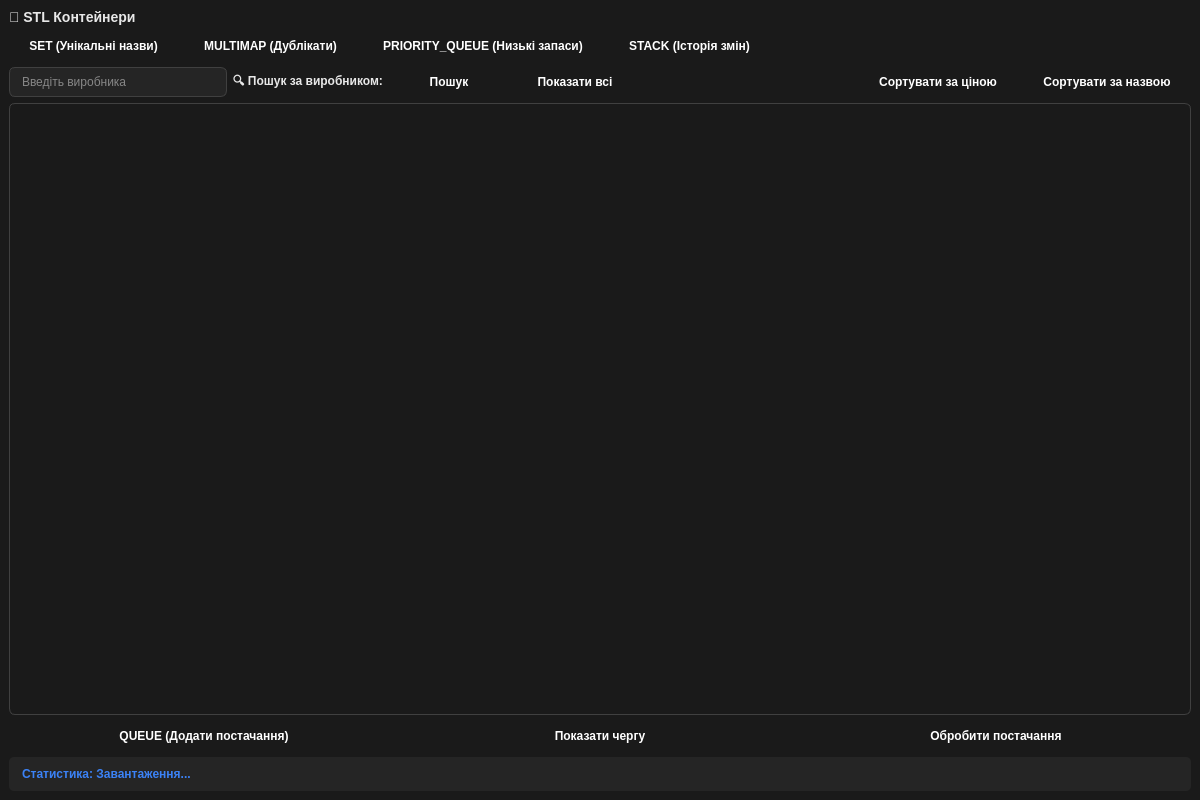
<?xml version="1.0" encoding="UTF-8"?>
<ui version="4.0">
 <class>WarehouseWindow</class>
 <widget class="QMainWindow" name="WarehouseWindow">
  <property name="geometry">
   <rect>
    <x>0</x>
    <y>0</y>
    <width>1200</width>
    <height>800</height>
   </rect>
  </property>
  <property name="windowTitle">
   <string>Система керування складом (STL Lab 8)</string>
  </property>
  <property name="styleSheet">
   <string notr="true">QMainWindow {
    background-color: #1A1A1A;
    color: #E0E0E0;
    font-family: &quot;Segoe UI&quot;, sans-serif;
    font-size: 11pt;
}

QWidget#centralwidget {
    background-color: #1A1A1A;
    border-radius: 10px;
}

QLabel {
    color: #E8E8E8;
    font-weight: bold;
}

QLineEdit {
    background-color: #252525;
    color: #E8E8E8;
    border: 1px solid #404040;
    border-radius: 6px;
    padding: 6px 10px;
    selection-background-color: #2A5599;
}
QLineEdit:focus {
    border: 1px solid #4A7BC8;
    background-color: #202020;
}

QSpinBox, QDoubleSpinBox {
    background-color: #252525;
    color: #E8E8E8;
    border: 1px solid #404040;
    border-radius: 6px;
    padding: 6px 10px;
    selection-background-color: #2A5599;
}
QSpinBox:focus, QDoubleSpinBox:focus {
    border: 1px solid #4A7BC8;
    background-color: #202020;
}

QPushButton {
    background: qlineargradient(x1:0, y1:0, x2:1, y2:1,
                                stop:0 #1E3A8A, stop:0.5 #2563EB, stop:1 #3B82F6);
    color: #FFFFFF;
    border: none;
    border-radius: 8px;
    padding: 8px 20px;
    font-weight: bold;
    min-width: 80px;
}
QPushButton:hover {
    background: qlineargradient(x1:0, y1:0, x2:1, y2:1,
                                stop:0 #2563EB, stop:0.5 #3B82F6, stop:1 #60A5FA);
    border: 4px solid #3B82F6;
    padding: 4px 16px;
}
QPushButton:pressed {
    background: qlineargradient(x1:0, y1:0, x2:1, y2:1,
                                stop:0 #1E40AF, stop:0.5 #1D4ED8, stop:1 #2563EB);
    border: none;
    padding: 8px 20px;
}

QPushButton[class=&quot;destructive&quot;] {
    background: qlineargradient(x1:0, y1:0, x2:1, y2:1,
                                stop:0 #DC2626, stop:0.5 #EF4444, stop:1 #F87171);
    color: #FFFFFF;
    border: none;
    border-radius: 8px;
    padding: 8px 20px;
    font-weight: bold;
    min-width: 80px;
}
QPushButton[class=&quot;destructive&quot;]:hover {
    background: qlineargradient(x1:0, y1:0, x2:1, y2:1,
                                stop:0 #B91C1C, stop:0.5 #DC2626, stop:1 #EF4444);
    border: 4px solid #DC2626;
    padding: 4px 16px;
}
QPushButton[class=&quot;destructive&quot;]:pressed {
    background: qlineargradient(x1:0, y1:0, x2:1, y2:1,
                                stop:0 #991B1B, stop:0.5 #B91C1C, stop:1 #DC2626);
    border: none;
    padding: 8px 20px;
}

QPushButton[class=&quot;secondary&quot;] {
    background: qlineargradient(x1:0, y1:0, x2:1, y2:1,
                                stop:0 #3F3F46, stop:0.5 #52525B, stop:1 #71717A);
    color: #FFFFFF;
    border: none;
    border-radius: 8px;
    padding: 8px 20px;
    font-weight: bold;
    min-width: 80px;
}
QPushButton[class=&quot;secondary&quot;]:hover {
    background: qlineargradient(x1:0, y1:0, x2:1, y2:1,
                                stop:0 #27272A, stop:0.5 #3F3F46, stop:1 #52525B);
    border: 4px solid #52525B;
    padding: 4px 16px;
}
QPushButton[class=&quot;secondary&quot;]:pressed {
    background: qlineargradient(x1:0, y1:0, x2:1, y2:1,
                                stop:0 #18181B, stop:0.5 #27272A, stop:1 #3F3F46);
    border: none;
    padding: 8px 20px;
}

QTableWidget {
    background-color: #1A1A1A;
    color: #D8D8D8;
    border: 1px solid #404040;
    gridline-color: #404040;
    selection-background-color: #2A5599;
    selection-color: #FFFFFF;
    border-radius: 6px;
}
QTableWidget::item {
    background-color: #1A1A1A;
    padding: 5px;
}
QTableWidget::item:selected {
    background-color: #2A5599;
}

QHeaderView::section {
    background-color: #252525;
    color: #C8C8C8;
    font-weight: bold;
    border: 1px solid #404040;
    padding: 8px;
    text-align: center;
}
QHeaderView::section:hover {
    background-color: #303030;
}

QHeaderView {
    background-color: #1A1A1A;
}

QTableWidget QTableCornerButton::section {
    background-color: #252525;
    border: 1px solid #404040;
}

QScrollBar:vertical {
    background-color: #252525;
    width: 12px;
    margin: 0px;
    border-radius: 6px;
}
QScrollBar::handle:vertical {
    background-color: #333333;
    min-height: 20px;
    border-radius: 6px;
}
QScrollBar::handle:vertical:hover {
    background-color: #4A7BC8;
}
QScrollBar::add-line:vertical, QScrollBar::sub-line:vertical {
    height: 0px;
}
QScrollBar:horizontal {
    background-color: #252525;
    height: 12px;
    border-radius: 6px;
}
QScrollBar::handle:horizontal {
    background-color: #333333;
    min-width: 20px;
    border-radius: 6px;
}
QScrollBar::handle:horizontal:hover {
    background-color: #4A7BC8;
}
QScrollBar::add-line:horizontal, QScrollBar::sub-line:horizontal {
    width: 0px;
}

QSpinBox::up-button, QDoubleSpinBox::up-button {
    background-color: #333333;
    border: 1px solid #444444;
    border-radius: 3px;
    width: 18px;
    margin: 2px;
}
QSpinBox::up-button:hover, QDoubleSpinBox::up-button:hover {
    background-color: #4A7BC8;
}
QSpinBox::down-button, QDoubleSpinBox::down-button {
    background-color: #333333;
    border: 1px solid #444444;
    border-radius: 3px;
    width: 18px;
    margin: 2px;
}

QSpinBox::down-button:hover, QDoubleSpinBox::down-button:hover {
    background-color: #4A7BC8;
}</string>
  </property>
  <widget class="QWidget" name="centralwidget">
   <layout class="QVBoxLayout" name="verticalLayout">
    <item>
     <widget class="QLabel" name="stlLabel">
      <property name="text">
       <string>&lt;h3&gt;🔧 STL Контейнери&lt;/h3&gt;</string>
      </property>
     </widget>
    </item>
    <item>
     <layout class="QHBoxLayout" name="stlButtons2Layout">
      <item>
       <widget class="QPushButton" name="showUniqueNamesButton">
        <property name="text">
         <string>SET (Унікальні назви)</string>
        </property>
       </widget>
      </item>
      <item>
       <widget class="QPushButton" name="showMultimapButton">
        <property name="text">
         <string>MULTIMAP (Дублікати)</string>
        </property>
       </widget>
      </item>
      <item>
       <widget class="QPushButton" name="showLowStockButton">
        <property name="text">
         <string>PRIORITY_QUEUE (Низькі запаси)</string>
        </property>
       </widget>
      </item>
      <item>
       <widget class="QPushButton" name="showHistoryButton">
        <property name="text">
         <string>STACK (Історія змін)</string>
        </property>
       </widget>
      </item>
      <item>
       <spacer name="horizontalSpacer_3">
        <property name="orientation">
         <enum>Qt::Orientation::Horizontal</enum>
        </property>
        <property name="sizeHint" stdset="0">
         <size>
          <width>0</width>
          <height>0</height>
         </size>
        </property>
       </spacer>
      </item>
     </layout>
    </item>
    <item>
     <layout class="QHBoxLayout" name="searchLayout">
      <item>
       <widget class="QLineEdit" name="searchLineEdit">
        <property name="placeholderText">
         <string>Введіть виробника</string>
        </property>
       </widget>
      </item>
      <item>
       <widget class="QLabel" name="searchLabel">
        <property name="text">
         <string>🔍 Пошук за виробником:</string>
        </property>
       </widget>
      </item>
      <item>
       <widget class="QPushButton" name="searchButton">
        <property name="text">
         <string>Пошук</string>
        </property>
       </widget>
      </item>
      <item>
       <widget class="QPushButton" name="showAllButton">
        <property name="text">
         <string>Показати всі</string>
        </property>
       </widget>
      </item>
      <item>
       <spacer>
        <property name="orientation">
         <enum>Qt::Orientation::Horizontal</enum>
        </property>
        <property name="sizeHint" stdset="0">
         <size>
          <width>0</width>
          <height>0</height>
         </size>
        </property>
       </spacer>
      </item>
      <item>
       <widget class="QPushButton" name="sortPriceButton">
        <property name="text">
         <string>Сортувати за ціною</string>
        </property>
       </widget>
      </item>
      <item>
       <widget class="QPushButton" name="sortNameButton">
        <property name="text">
         <string>Сортувати за назвою</string>
        </property>
       </widget>
      </item>
     </layout>
    </item>
    <item>
     <widget class="QTableWidget" name="tableWidget"/>
    </item>
    <item>
     <layout class="QHBoxLayout" name="stlButtonsLayout">
      <item>
       <widget class="QPushButton" name="addSupplyButton">
        <property name="text">
         <string>QUEUE (Додати постачання)</string>
        </property>
       </widget>
      </item>
      <item>
       <widget class="QPushButton" name="showSupplyQueueButton">
        <property name="text">
         <string>Показати чергу</string>
        </property>
       </widget>
      </item>
      <item>
       <widget class="QPushButton" name="processSupplyButton">
        <property name="text">
         <string>Обробити постачання</string>
        </property>
       </widget>
      </item>
     </layout>
    </item>
    <item>
     <widget class="QLabel" name="statsLabel">
      <property name="styleSheet">
       <string>background-color: #252525; padding: 10px; border-radius: 5px; color: #3B82F6;</string>
      </property>
      <property name="text">
       <string>Статистика: Завантаження...</string>
      </property>
     </widget>
    </item>
   </layout>
  </widget>
 </widget>
 <resources/>
 <connections/>
</ui>
